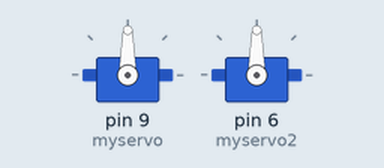
Simulated run of this sketch. Board: Arduino Uno, built with avr-gcc and run on an emulated ATmega328P. Shown: 2 × servo.

Above: at 0.05 s.
At 1.3 s:
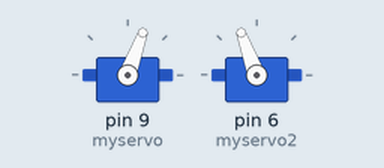
At 2.6 s:
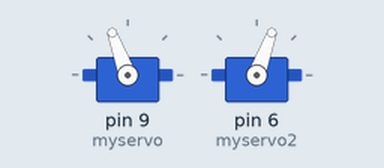
Timing chart, 0 to 6.0 s (numbered marks = the images above):
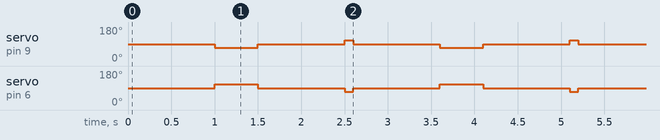

Measured:
- by itself, servo on pin 9 (myservo): repeats every 2.6 s: 90° 1.0 s, 110° 0.10 s, 90° 1.0 s, 70° 0.50 s
- by itself, servo on pin 6 (myservo2): repeats every 2.6 s: 90° 1.0 s, 70° 0.10 s, 90° 1.0 s, 110° 0.50 s

The sketch:

servo_samd21.ino
```cpp
#include <Servo.h>

Servo myservo;
Servo myservo2;

void setup() {
  myservo.attach(9);
  myservo2.attach(6);
}

void loop() {
  myservo.write(90);
  myservo2.write(90);
  delay(1000);
  myservo.write(70);
  myservo2.write(110);
  delay(500);
  myservo.write(90);
  myservo2.write(90);
  delay(1000);
  myservo.write(110);
  myservo2.write(70);
  delay(100);
}
```
